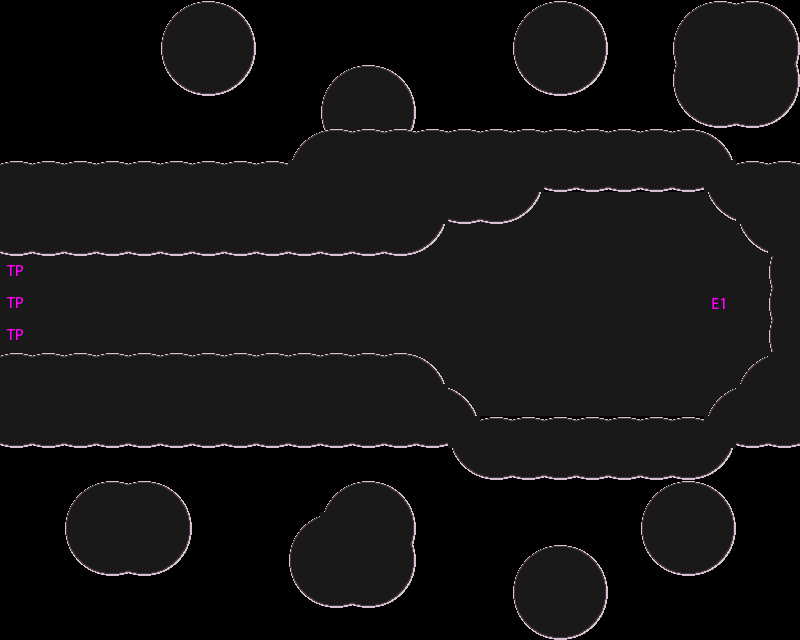

Below is a game level as drawn by its tile map, then a one-line description and the .tmx that defines it (tile-layer data replaced by summaries):
An orthogonal 25x20 tile map with 32x32 px tiles, 4 tile layers (Background, Collidable, Teleportable, Enemies).

<map version="1.0" orientation="orthogonal" width="25" height="20" tilewidth="32" tileheight="32">
 <tileset firstgid="1" name="test" tilewidth="32" tileheight="32">
  <image source="tilemap.png" width="128" height="192" />
  <tile id="5">
   <properties>
    <property name="a1" value="8" />
    <property name="a2" value="1" />
    <property name="a3" value="2" />
    <property name="a4" value="3" />
    <property name="def" value="12" />
    <property name="int" value="12" />
    <property name="maxhp" value="80" />
    <property name="mes1" value="I AM THE BEST!!!!!" />
    <property name="mes2" value="I AM DEFEATED" />
    <property name="name" value="Jan" />
    <property name="res" value="18" />
    <property name="spriteOffset" value="5" />
    <property name="str" value="12" />
   </properties>
  </tile>
  <tile id="8">
   <properties>
    <property name="nextMap" value="map4" />
    <property name="x" value="23" />
    <property name="y" value="18" />
   </properties>
  </tile>
  <tile id="9">
   <properties>
    <property name="a1" value="8" />
    <property name="a2" value="1" />
    <property name="a3" value="2" />
    <property name="a4" value="3" />
    <property name="def" value="12" />
    <property name="int" value="12" />
    <property name="maxhp" value="80" />
    <property name="mes1" value="I AM THE BEST!!!!!" />
    <property name="mes2" value="I AM DEFEATED" />
    <property name="name" value="Jan" />
    <property name="res" value="18" />
    <property name="spriteOffset" value="5" />
    <property name="str" value="12" />
   </properties>
  </tile>
  <tile id="10">
   <properties>
    <property name="hej" value="" />
   </properties>
  </tile>
  <tile id="12">
   <properties>
    <property name="nextMap" value="map5" />
    <property name="x" value="1" />
    <property name="y" value="10" />
   </properties>
  </tile>
 </tileset>
 <layer name="Background" width="25" height="20">
  <data>[500 cells, 500 non-empty, 5 distinct tile ids]</data>
 </layer>
 <layer name="Collidable" width="25" height="20">
  <data>[500 cells, 231 non-empty, 9 distinct tile ids]</data>
 </layer>
 <layer name="Teleportable" width="25" height="20">
  <data>[500 cells, 3 non-empty, 1 distinct tile ids]</data>
 </layer>
 <layer name="Enemies" width="25" height="20">
  <data>[500 cells, 1 non-empty, 1 distinct tile ids]</data>
 </layer>
</map>
